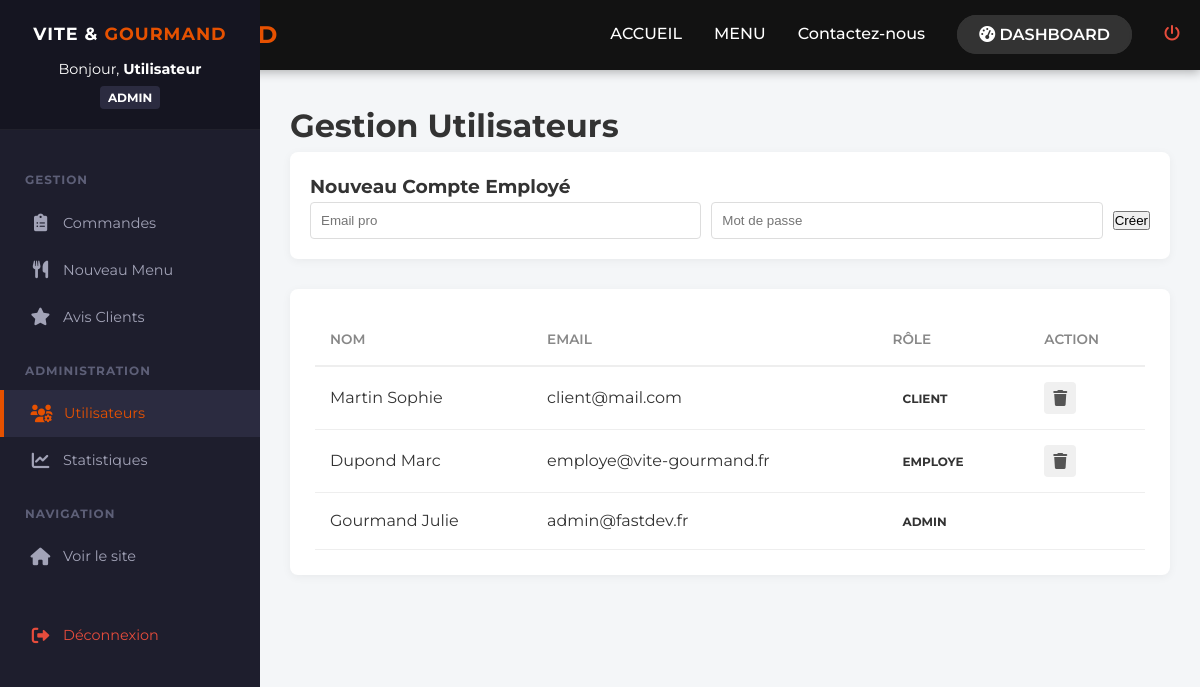
The page /app/admin-users.php (signed in) on the database its author committed.
### tables this page shows
CREATE TABLE users (
    id INT AUTO_INCREMENT PRIMARY KEY,
    nom VARCHAR(50) NOT NULL,
    prenom VARCHAR(50) NOT NULL,
    email VARCHAR(100) NOT NULL UNIQUE,
    password VARCHAR(255) NOT NULL,  
    tel VARCHAR(20),
    adresse TEXT,
    role ENUM('client', 'employe', 'admin') DEFAULT 'client',
    created_at DATETIME DEFAULT CURRENT_TIMESTAMP
);

### app/classes/Database.php (called while the page is built)
<?php
class Database {
    private $host = 'db';
    private $dbname = 'vite_gourmand';
    private $username = 'root';
    private $password = 'root';
    public $pdo;
    public function __construct() {
        try {
            $this->pdo = new PDO("mysql:host={$this->host};dbname={$this->dbname};charset=utf8mb4", $this->username, $this->password);
            $this->pdo->setAttribute(PDO::ATTR_ERRMODE, PDO::ERRMODE_EXCEPTION);
            $this->pdo->setAttribute(PDO::ATTR_DEFAULT_FETCH_MODE, PDO::FETCH_ASSOC);
        } catch (PDOException $e) {
            die("Erreur de connexion : " . $e->getMessage());
        }
    }
    public function getPdo() {
        return $this->pdo;
    }
}

### app/config/init.php (called while the page is built, shortened)
<?php
$db = new Database();
?>

### app/classes/UserManager.php (called while the page is built, shortened)
<?php
class UserManager {
    private $db;
    public function __construct(Database $db) {
        $this->db = $db->getPdo();
    }
    public function getAllUsers() {
        return $this->db->query("SELECT * FROM users ORDER BY role, nom")->fetchAll();
    }
}

### app/admin-users.php (the view, shortened to what this page needs)
<?php
    require 'config/init.php';
    $userManager = new UserManager($db);
    $users = $userManager->getAllUsers();
    include 'header.php';
?>
<div class="admin-layout">
    <aside class="sidebar">
        <?php include 'includes/sidebar-admin.php'; ?>
    </aside>
    <main class="admin-content">
        <h1>Gestion Utilisateurs</h1>
        <div class="card-box mb-30">
            <h3>Nouveau Compte Employé</h3>
            <form method="POST" class="inline-form">
                <input type="email" name="email" placeholder="Email pro" required>
                <input type="text" name="password" placeholder="Mot de passe" required>
                <button type="submit" name="create_employee" class="btn-primary">Créer</button>
            </form>
        </div>
        <div class="table-conteneur">
            <table class="data-table">
                <thead><tr><th>Nom</th><th>Email</th><th>Rôle</th><th>Action</th></tr></thead>
                <tbody>
                    <?php foreach($users as $u): ?>
                    <tr>
                        <td><?php echo htmlspecialchars($u['nom'] . ' ' . $u['prenom']); ?></td>
                        <td><?php echo htmlspecialchars($u['email']); ?></td>
                        <td><span class="badge"><?php echo $u['role']; ?></span></td>
                        <td>
                            <?php if($u['role'] != 'admin'): ?>
                                <a href="?delete=<?php echo $u['id']; ?>" class="btn-icon delete" onclick="return confirm('Supprimer ?')"><i class="fas fa-trash"></i></a>
                            <?php endif; ?>
                        </td>
                    </tr>
                    <?php endforeach; ?>
                </tbody>
            </table>
        </div>
    </main>
</div>

### app/style.css (style rules this page uses)
:root { --primary: #E65100; --primary-hover: #ff6d00; --dark: #121212; --light: #F9F9F9; --white: #ffffff; --shadow: 0 4px 6px rgba(0, 0, 0, 0.1); --transition: all 0.3s ease; }
* { box-sizing: border-box; margin: 0; padding: 0; }
body { font-family: 'Montserrat', sans-serif; background-color: var(--white); color: #333; line-height: 1.6; }
a { text-decoration: none; color: inherit; transition: var(--transition); }
.admin-layout { display: flex; min-height: 100vh; background-color: #f4f6f8; }
.sidebar { width: 260px; background-color: #1e1e2d; color: white; flex-shrink: 0; }
.admin-content { flex-grow: 1; padding: 30px; }
.table-conteneur { background: white; padding: 25px; border-radius: 8px; box-shadow: 0 2px 10px rgba(0,0,0,0.05); }
.data-table { width: 100%; border-collapse: collapse; }
.data-table th { text-align: left; padding: 15px; border-bottom: 2px solid #eee; color: #888; font-weight: 600; font-size: 0.85rem; text-transform: uppercase; }
.data-table td { padding: 15px; border-bottom: 1px solid #eee; vertical-align: middle; }
.badge { padding: 5px 10px; border-radius: 20px; font-size: 0.75rem; font-weight: 700; text-transform: uppercase; }
.btn-icon { width: 32px; height: 32px; display: flex; align-items: center; justify-content: center; border-radius: 4px; background: #f0f0f0; color: #555; transition: 0.2s; }
.card-box { background: white; padding: 20px; border-radius: 8px; box-shadow: 0 2px 10px rgba(0,0,0,0.05); }
.mb-30 { margin-bottom: 30px; }
.inline-form { display: flex; gap: 10px; align-items: center; }
.inline-form input { padding: 10px; border: 1px solid #ddd; border-radius: 4px; flex: 1; }
.sidebar { width: 260px; background-color: #1e1e2d; color: #a2a3b7; flex-shrink: 0; display: flex; flex-direction: column; position: fixed; height: 100vh; left: 0; top: 0; overflow-y: auto; z-index: 1000; }
.admin-content { margin-left: 260px; flex-grow: 1; padding: 30px; width: calc(100% - 260px); }

### rows shown on the page
users: nom+prenom "Martin Sophie", email "client@mail.com", role "CLIENT"
users: nom+prenom "Dupond Marc", email "employe@vite-gourmand.fr", role "EMPLOYE"
users: nom+prenom "Gourmand Julie", email "admin@fastdev.fr", role "ADMIN"

### other values the page prints
$prenom "Utilisateur"
$role "ADMIN"
